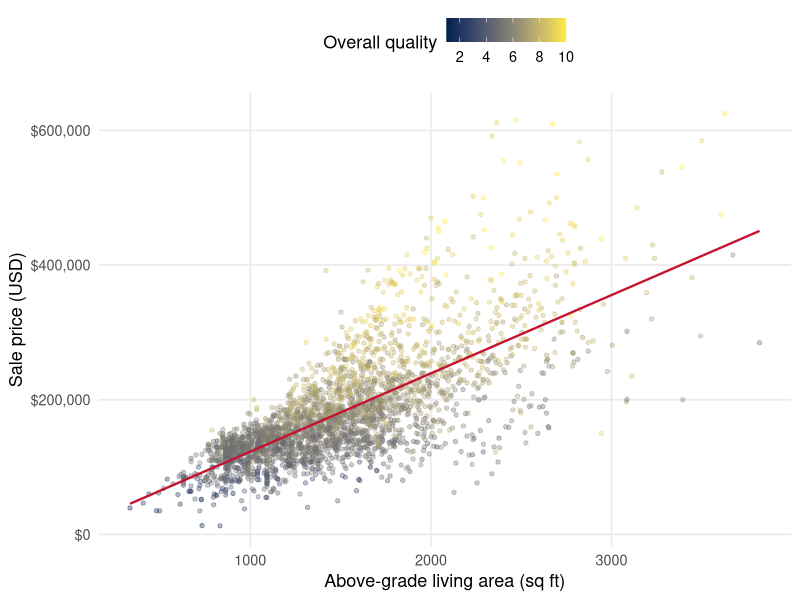
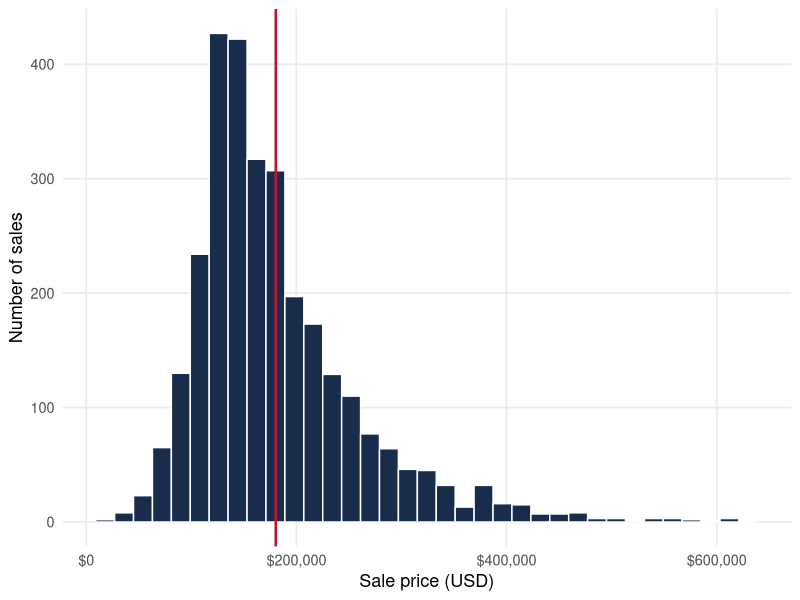
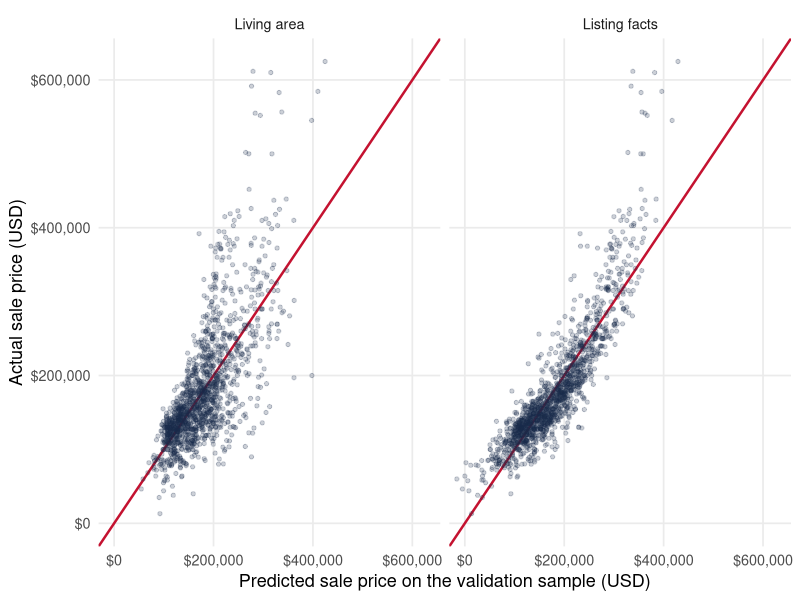
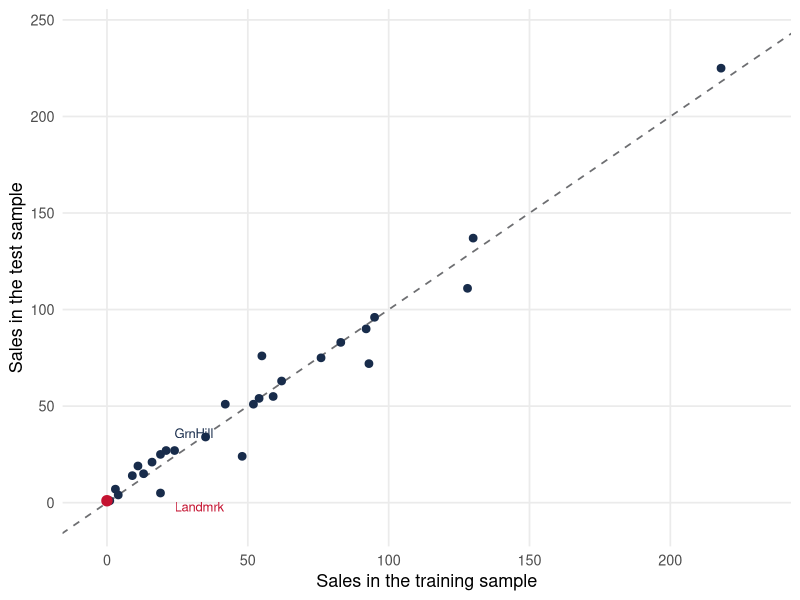
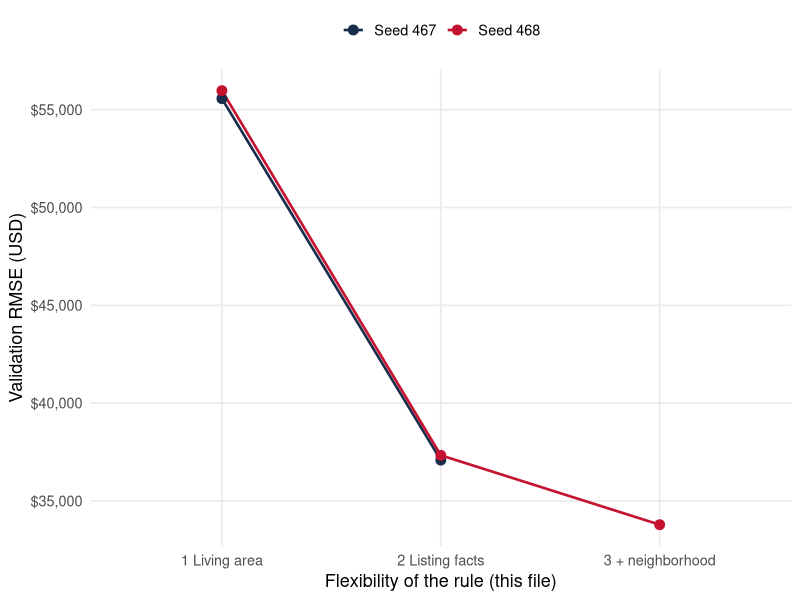
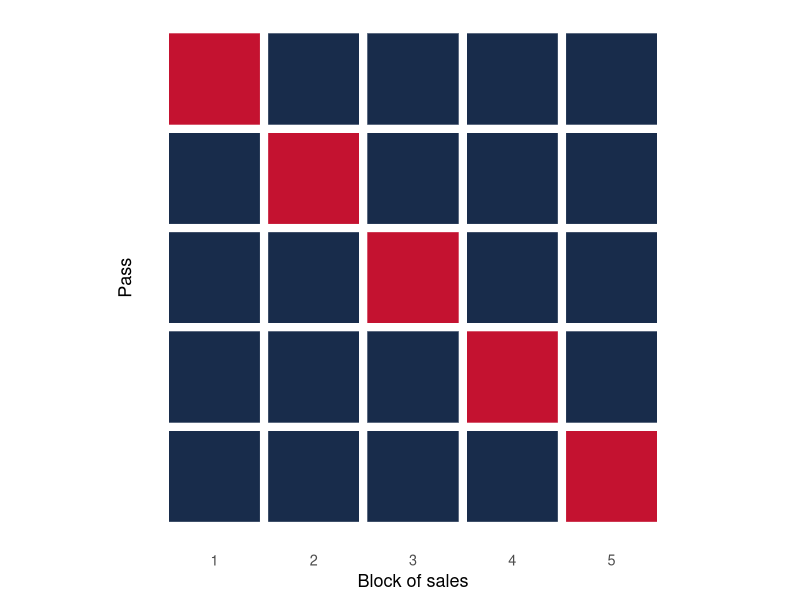
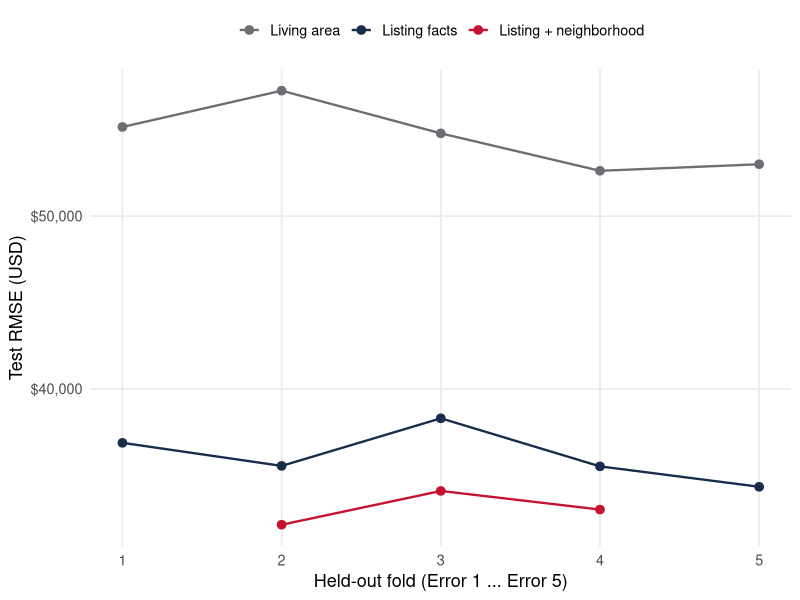
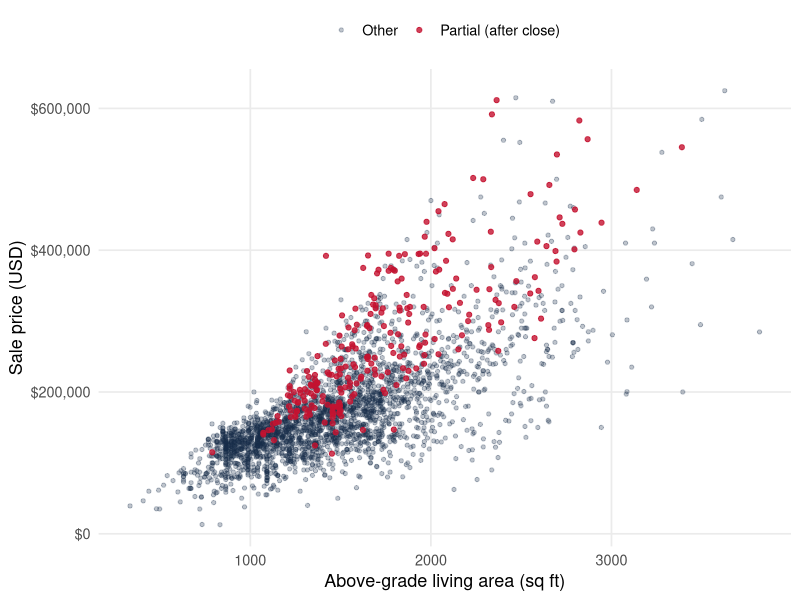

Write R code to recreate these figures, in order.
## ---- chunk 1
#| label: setup
options(scipen = 999)
library(readr)
library(dplyr)
library(ggplot2)

theme_lab <- function() {
  theme_minimal(base_size = 13) +
    theme(
      panel.grid.minor = element_blank(),
      plot.title = element_text(face = "bold", size = 14),
      legend.position = "top"
    )
}
col_ink <- "#182C4B"
col_red <- "#C41230"
col_grey <- "#6D6E71"
usd <- scales::label_dollar(accuracy = 1)
## ---- chunk 2
#| label: intro-problem
######################################
# Introduction to the business problem
######################################
# Business problem:
# The Ames City Assessor's Office used 2,925 residential sales from 2006 to 2010
# to keep its valuation model current. Mean sale is about $180,000. The office
# still has to put a number on a house that is not in this file, using only facts
# it would have before the sale closes.
#
# A common rule is living area. In this file overall quality moves tens of
# thousands of dollars; leaving it out will change the posted value. Partial and
# New sales sit around $275,000; the rest around $172,000. Those labels exist
# only after the deal is done. Twenty-eight neighborhoods can look good on one
# training sample and fail on the next.
#
# How the Monday tools help:
# Last week residual standard error was on the houses already in the fit. Monday:
# that training error is the wrong number to report for a house the office has
# not seen. Test error is the miss on rows the rule did not use to fit. We will
# estimate test error three ways you saw in class (ISLR Ch. 5, and Monday's
# validation hour): a validation set, leave-one-out CV, and k-fold CV. The goal
# is to lock a rule we can take to the next house, not to get a pretty fit on
# the 2,925 we already have.
#
# Description of variables (from the codebook in the case):
# - SalePrice: sale price in dollars (the outcome)
# - Gr.Liv.Area: above-grade living area in square feet
# - Overall.Qual: overall material and finish, 1 to 10
# - Full.Bath, Garage.Cars, Year.Built: listing facts
# - Neighborhood: 28 names in Ames
# - Sale.Condition, Sale.Type: recorded at closing (Partial, New)
#
# Source: De Cock (2011), Ames housing; OpenIntro extract. Five sales with
# living area above 4,000 sq ft are already out.
#
# Think: 1) What would you explore before you post a number?
#        2) What is the outcome, and which columns would you have before close?
## ---- chunk 3
#| label: load
#############################
# Loading packages and data
#############################
ames <- read_csv("data/ames_housing.csv", show_col_types = FALSE)
ames$Garage.Cars[is.na(ames$Garage.Cars)] <- 0
ames$Kitchen.Qual[ames$Kitchen.Qual == "Po"] <- "Fa"

nrow(ames)                 # Why? Confirm n matches the case (2,925).
mean(ames$SalePrice)       # Why? The case asks you to report test MSE next to this mean.
sd(ames$SalePrice)
table(ames$Sale.Condition) # Partial is how the sale closed, not a listing fact.
## ---- chunk 4
#| label: plot-price-area
#| fig-height: 5.0
#| fig-width: 7.8
# Before running regressions, look at the comparables.
# Why? Visuals help check whether a living-area line is even plausible, and they
# communicate findings. Color is overall quality, the large listing lever in this file.
ggplot(ames, aes(Gr.Liv.Area, SalePrice, color = Overall.Qual)) +
  geom_point(alpha = 0.35, size = 1.2) +
  geom_smooth(method = "lm", se = FALSE, color = col_red, linewidth = 0.8) +
  scale_color_viridis_c(option = "cividis", breaks = c(2, 4, 6, 8, 10)) +
  scale_y_continuous(labels = usd) +
  labs(
    x = "Above-grade living area (sq ft)",
    y = "Sale price (USD)",
    color = "Overall quality"
  ) +
  theme_lab()
# Question: Does the red line fit well? Hold living area at about 1,500 sq ft.
# A quality-5 sale and a quality-8 sale are not in the same band. Any pattern
# the line is missing?
# Discuss: The case said leaving quality out will change the posted value.
# Roughly how many dollars sit between those two bands, next to the $180,000 mean?
# The house you will post is quality 6.
## ---- chunk 5
#| label: plot-price-hist
#| fig-height: 4.0
#| fig-width: 7.4
ggplot(ames, aes(SalePrice)) +
  geom_histogram(bins = 35, fill = col_ink, color = "white") +
  geom_vline(xintercept = mean(ames$SalePrice), color = col_red, linewidth = 0.9) +
  scale_x_continuous(labels = usd) +
  labs(x = "Sale price (USD)", y = "Number of sales") +
  theme_lab()
# Question: The red line is the mean, about $180,000. If a rule is typically
# $40,000 off on a house it did not use to fit, is that large or small here?
## ---- chunk 6
#| label: simple-lm
#############################
# Simple linear regression
#############################
# Simple linear regression estimates the relationship between one predictor and
# the outcome. Here, how sale price changes with living area.
# Why important? This is the common rule in the case. If the slope is small next
# to $180,000, living area barely moves the posted value; if it is large, the
# office cannot ignore square footage.
m_area_all <- lm(SalePrice ~ Gr.Liv.Area, data = ames)  # SalePrice = b0 + b1 * living area + e
summary(m_area_all)
# Interpret: What does the coefficient for Gr.Liv.Area tell us in dollars per
# square foot? Is it significant? R-squared shows explained variance on these
# 2,925 sales, not on a house that is not in the file.
# Business implication: Is a living-area-only asking price good enough, or is
# the residual still huge next to the $180,000 mean?
## ---- chunk 7
#| label: listing-lm
#############################
# Multiple linear regression
#############################
# Multiple regression includes several predictors to control for confounding.
# Why? The scatter already showed quality fanning at a given square footage.
# Isolating living area after quality is in the line is closer to how the office
# actually looks at a listing.
m_list_all <- lm(
  SalePrice ~ Gr.Liv.Area + Overall.Qual + Full.Bath + Garage.Cars + Year.Built,
  data = ames
)
summary(m_list_all)
# Interpret new coefficients: How does Overall.Qual affect sale price, in dollars
# per step, holding living area, baths, garage, and year? Did R-squared improve?
# Business implication: The case said leaving quality out will change the posted
# value. Does this coefficient agree, next to $180,000?
#
# Student exercise: Look at Full.Bath. Did the sign come out the way you would
# explain to an assessor ("add a bath, add dollars")? If not, what else in the
# line might baths be standing in for?
## ---- chunk 8
#| label: cv-header
####################################
# Estimating the miss on a new house
####################################
# These methods assess performance on unseen sales and estimate variability.
# Reference: ISLR 2nd edition, Chapter 5 (the pages assigned for Monday) and
# Monday's hour on training MSE, test MSE, and resampling.
#
# Cross-validation evaluates how well a rule generalizes by simulating prediction
# on held-out subsets.
# Why important in business analytics? Prevents treating a good fit on the 2,925
# sales we already have as a good value for the next house. The case is exactly
# that next house.
#
# On Monday the flexibility knob was extra columns (and, in the book, polynomial
# degree). Here the same idea, in this file:
#   1. Living area only          (too simple: underfit on the scatter)
#   2. Listing facts             (living area + quality + baths + garage + year)
#   3. Listing + 28 neighborhoods (more flexible; rare streets may not travel)
# Goal: Choose the rule that minimizes estimated test error, then post a number.
# Traditional in-sample comparison (R-squared, residual standard error) does not
# assess generalization. That was last week.
## ---- chunk 9
#| label: validation-set
# The Validation Set Approach (ISLR Ch. 5.1.1; Monday: shuffle, split, fit, score).
# Definition: Randomly split the sales into a training sample and a validation
# (test) sample. Fit on train. Evaluate MSE on validation.
# Advantages: Simple to implement.
# Disadvantages: High variability (depends on the split); potential bias if the
# training sample is small.
# Business note: Useful for a quick check, but repeat the split before you lock
# a valuation rule. The case already said one training sample is not enough.
set.seed(467)
n <- nrow(ames)
train_id <- sample.int(n, floor(0.5 * n))  # about half the sales to train
train <- ames[train_id, ]
test  <- ames[-train_id, ]
nrow(train)
nrow(test)

# Train a living-area rule. Score the sales it did not use to fit.
m_area <- lm(SalePrice ~ Gr.Liv.Area, data = train)
mean((test$SalePrice - predict(m_area, test))^2)
# The MSE formula: MSE = (1 / n_test) * sum (y_i - yhat_i)^2
# where y_i is the actual sale price, yhat_i is the predicted price, and n_test
# is the number of held-out sales.
# Why? Estimates generalization error. Lower is better out of sample.
# In this office: use it to compare rules you would take to a house not in the file.

# RMSE in dollars is easier to put next to the $180,000 mean.
sqrt(mean((test$SalePrice - predict(m_area, test))^2))

# Repeat for listing facts, then listing + neighborhood, to compare flexibility.
m_list <- lm(
  SalePrice ~ Gr.Liv.Area + Overall.Qual + Full.Bath + Garage.Cars + Year.Built,
  data = train
)
mean((test$SalePrice - predict(m_list, test))^2)
sqrt(mean((test$SalePrice - predict(m_list, test))^2))

m_nb <- lm(
  SalePrice ~ Gr.Liv.Area + Overall.Qual + Full.Bath + Garage.Cars + Year.Built + Neighborhood,
  data = train
)
nb_hat <- try(predict(m_nb, test), silent = TRUE)
if (inherits(nb_hat, "try-error")) {
  NA_real_  # a neighborhood in test was not in train, so this split cannot score 28 names
} else {
  ok <- !is.na(nb_hat)
  c(
    test_MSE = mean((test$SalePrice[ok] - nb_hat[ok])^2),
    scored = sum(ok),
    n_test = nrow(test)
  )
}
# Interpret: Did listing facts beat living area on test MSE? Did 28 names beat
# listing facts, or did predict() fail? Training residual will look better as
# you add columns. That is not the question. The question is test.
## ---- chunk 10
#| label: plot-pred-actual
#| fig-height: 4.8
#| fig-width: 8.2
# Why? The red line is y = x, a perfect prediction on the held-out sales.
# Underfit is a cloud that fans off that line (Monday: living-area underfit).
eval_df <- rbind(
  data.frame(rule = "Living area", predicted = predict(m_area, test), actual = test$SalePrice),
  data.frame(rule = "Listing facts", predicted = predict(m_list, test), actual = test$SalePrice)
)
eval_df$rule <- factor(eval_df$rule, levels = c("Living area", "Listing facts"))
ggplot(eval_df, aes(predicted, actual)) +
  geom_abline(slope = 1, intercept = 0, color = col_red, linewidth = 0.85) +
  geom_point(alpha = 0.22, size = 1.15, color = col_ink) +
  facet_wrap(~rule) +
  coord_cartesian(xlim = c(0, 625000), ylim = c(0, 625000)) +
  scale_x_continuous(labels = usd) +
  scale_y_continuous(labels = usd) +
  labs(
    x = "Predicted sale price on the validation sample (USD)",
    y = "Actual sale price (USD)"
  ) +
  theme_lab()
# Question: Does the line fit well on the left panel? Any pattern in the
# residuals for expensive houses? Which panel would you take to the next house?
## ---- chunk 11
#| label: plot-nbhd
#| fig-height: 5.0
#| fig-width: 7.4
# 28 neighborhoods are extra flexibility. predict() needs every test street to
# have appeared in train. Rare names sit on an axis.
nb_lev <- sort(unique(ames$Neighborhood))
nb_df <- data.frame(
  Neighborhood = nb_lev,
  n_train = as.integer(table(factor(train$Neighborhood, levels = nb_lev))),
  n_test  = as.integer(table(factor(test$Neighborhood,  levels = nb_lev)))
)
ggplot(nb_df, aes(n_train, n_test)) +
  geom_abline(slope = 1, intercept = 0, color = col_grey, linetype = "dashed", linewidth = 0.6) +
  geom_point(size = 2.3, color = col_ink) +
  geom_point(data = subset(nb_df, n_train == 0 | n_test == 0), color = col_red, size = 3.2) +
  annotate("text", x = 24, y = -2, label = "Landmrk", size = 3.3, color = col_red, hjust = 0) +
  annotate("text", x = 24, y = 36, label = "GrnHill", size = 3.3, color = col_ink, hjust = 0) +
  coord_cartesian(xlim = c(-4, max(nb_df$n_train) * 1.06), ylim = c(-10, max(nb_df$n_test) * 1.08)) +
  labs(x = "Sales in the training sample", y = "Sales in the test sample") +
  theme_lab()
# Question: Which street is on the axis with seed 467? GrnHill has two sales in
# the whole file; Landmrk has one. What happens to a 28-dummy rule on a street
# the training sample never saw?
## ---- chunk 12
#| label: second-split
# Different split to show variability (ISLR Fig. 5.2; Monday: a second 50/50).
# Why? Demonstrates how results change with a different random split, which is
# the main drawback of the validation set.
set.seed(468)
train_id2 <- sample.int(n, floor(0.5 * n))
train2 <- ames[train_id2, ]
test2  <- ames[-train_id2, ]

mse_val <- function(form, tr, te) {
  m <- lm(form, data = tr)
  yh <- try(predict(m, te), silent = TRUE)
  if (inherits(yh, "try-error")) return(NA_real_)
  ok <- !is.na(yh)
  mean((te$SalePrice[ok] - yh[ok])^2)
}
f_area <- SalePrice ~ Gr.Liv.Area
f_list <- SalePrice ~ Gr.Liv.Area + Overall.Qual + Full.Bath + Garage.Cars + Year.Built
f_nb   <- SalePrice ~ Gr.Liv.Area + Overall.Qual + Full.Bath + Garage.Cars + Year.Built + Neighborhood

val467 <- c(
  mse_val(f_area, train, test),
  mse_val(f_list, train, test),
  mse_val(f_nb,   train, test)
)
val468 <- c(
  mse_val(f_area, train2, test2),
  mse_val(f_list, train2, test2),
  mse_val(f_nb,   train2, test2)
)
data.frame(
  rule = c("Living area", "Listing facts", "Listing + neighborhood"),
  MSE_seed467 = val467,
  MSE_seed468 = val468,
  RMSE_seed467 = sqrt(val467),
  RMSE_seed468 = sqrt(val468)
)
# Compare to previous: Different MSE? Did neighborhood even score on both splits?
# Student exercise: Change seed to 469 and run the split again.
# Discuss: How does variability affect whether you lock 28 neighborhood names?
# In this office, average over several splits before you take a rule to the next house.
#
# Problems with the Validation Set approach (ISLR; Monday):
# 1) MSE can be highly variable depending on which sales landed in training.
# 2) Performance is worse when models are trained on fewer observations, so
#    validation MSE can overestimate the test error you would see with more data.
## ---- chunk 13
#| label: fig52
#| fig-height: 4.8
#| fig-width: 7.8
# Analog of ISLR Figure 5.2, in this file. Flexibility on the x-axis (three
# rules, simple to more flexible). Two random splits. If the two lines do not
# pick the same winner, you cannot lock from one validation set.
fig52 <- data.frame(
  flexibility = factor(
    rep(c("1 Living area", "2 Listing facts", "3 + neighborhood"), 2),
    levels = c("1 Living area", "2 Listing facts", "3 + neighborhood")
  ),
  split = rep(c("Seed 467", "Seed 468"), each = 3),
  rmse = sqrt(c(val467, val468))
)
ggplot(fig52, aes(flexibility, rmse, color = split, group = split)) +
  geom_line(linewidth = 0.9, na.rm = TRUE) +
  geom_point(size = 3, na.rm = TRUE) +
  scale_color_manual(values = c("Seed 467" = col_ink, "Seed 468" = col_red)) +
  scale_y_continuous(labels = usd) +
  labs(
    x = "Flexibility of the rule (this file)",
    y = "Validation RMSE (USD)",
    color = NULL
  ) +
  theme_lab()
# Question: What do you see? Is there consensus between the two splits about
# which rule has the lowest validation error? Monday's Figure-5.2 point: the
# quadratic often won, but not every split agreed. Same idea, Ames instead of mpg.
## ---- chunk 14
#| label: kfold
# k-Fold Cross-Validation (ISLR Ch. 5.1.3; Monday: k = 5 or 10).
# Definition: Split the sales into k blocks (folds). Train on k-1, test on the
# held-out fold, repeat k times, average the k MSEs.
# Advantages:
# - Lower variance than LOOCV (the k models are less correlated)
# - Computationally faster (k fits vs n)
# Disadvantages:
# - Slightly higher bias than LOOCV (each training sample is smaller than n-1)
# Common k = 5 or 10; balances the bias-variance trade-off.
# In business analytics: preferred on a file this size (n = 2,925). The case
# asked you to average test MSE across several training samples; this is that
# average. The number you report is the mean of the k MSEs, not the smallest,
# not the last (Monday).
#
# How the picture works: each block is the validation sample once. Cross-validation
# error = average(Error 1, Error 2, ..., Error k).
## ---- chunk 15
#| label: plot-kfold-schematic
#| fig-height: 3.6
#| fig-width: 5.4
kf <- expand.grid(pass = 1:5, block = 1:5)
kf$held <- kf$pass == kf$block
ggplot(kf, aes(block, 6 - pass, fill = held)) +
  geom_tile(color = "white", width = 0.92, height = 0.92) +
  scale_fill_manual(values = c("FALSE" = col_ink, "TRUE" = col_red), guide = "none") +
  coord_equal() +
  labs(x = "Block of sales", y = "Pass") +
  theme_lab() +
  theme(axis.text.y = element_blank(), panel.grid = element_blank())
# Question: On pass 3, which block is the test sample? How many times does each
# sale get to be in test across the five passes? Red is held out; ink is train.
## ---- chunk 16
#| label: cv5-loop
set.seed(467)
fold5 <- sample(rep(1:5, length.out = n))

cv_k <- function(form, fold) {
  k <- max(fold)
  vapply(1:k, function(j) {
    tr <- ames[fold != j, ]
    te <- ames[fold == j, ]
    mse_val(form, tr, te)
  }, numeric(1))
}

cv5_area <- cv_k(f_area, fold5)
cv5_list <- cv_k(f_list, fold5)
cv5_nb   <- cv_k(f_nb,   fold5)
data.frame(
  rule = c("Living area", "Listing facts", "Listing + neighborhood"),
  mean_test_MSE = c(mean(cv5_area, na.rm = TRUE), mean(cv5_list, na.rm = TRUE), mean(cv5_nb, na.rm = TRUE)),
  mean_test_RMSE = sqrt(c(mean(cv5_area, na.rm = TRUE), mean(cv5_list, na.rm = TRUE), mean(cv5_nb, na.rm = TRUE))),
  folds_scored = c(sum(!is.na(cv5_area)), sum(!is.na(cv5_list)), sum(!is.na(cv5_nb)))
)
# Interpret: Lowest mean test error for which rule? Did every fold score for
# neighborhood? Business: choose the parsimonious rule you can actually take
# to a street that might be missing from a training sample.
## ---- chunk 17
#| label: plot-cv5
#| fig-height: 4.6
#| fig-width: 7.6
cv5_plot <- data.frame(
  fold = rep(1:5, 3),
  rule = factor(
    rep(c("Living area", "Listing facts", "Listing + neighborhood"), each = 5),
    levels = c("Living area", "Listing facts", "Listing + neighborhood")
  ),
  rmse = sqrt(c(cv5_area, cv5_list, cv5_nb))
)
ggplot(cv5_plot, aes(fold, rmse, color = rule)) +
  geom_line(linewidth = 0.8, na.rm = TRUE) +
  geom_point(size = 2.6, na.rm = TRUE) +
  scale_color_manual(
    values = c(
      "Living area" = col_grey,
      "Listing facts" = col_ink,
      "Listing + neighborhood" = col_red
    )
  ) +
  scale_x_continuous(breaks = 1:5) +
  scale_y_continuous(labels = usd) +
  labs(x = "Held-out fold (Error 1 ... Error 5)", y = "Test RMSE (USD)", color = NULL) +
  theme_lab()
# Question: What do you see? Neighborhood has no point on a fold that could not
# score a street. The CV number is the average of the points that exist, not
# the lowest point. Would you lock 28 names from one fold that looked good?
## ---- chunk 18
#| label: close
#############################
# Information you would not have
#############################
# Monday: leakage is using a column you would not have at the moment of the
# decision. Partial and New are recorded at closing. They came in high in this
# file (~$275,000 vs ~$172,000). That does not mean they belong in a value for
# a house that has not closed.
train$Partial <- as.integer(train$Sale.Condition == "Partial")
train$New     <- as.integer(train$Sale.Type == "New")
test$Partial  <- as.integer(test$Sale.Condition == "Partial")
test$New      <- as.integer(test$Sale.Type == "New")
ames$Partial  <- as.integer(ames$Sale.Condition == "Partial")
ames$New      <- as.integer(ames$Sale.Type == "New")

m_close <- lm(
  SalePrice ~ Gr.Liv.Area + Overall.Qual + Full.Bath + Garage.Cars + Year.Built + Partial + New,
  data = train
)
c(
  listing_test_MSE = mse_val(f_list, train, test),
  close_test_MSE = mean((test$SalePrice - predict(m_close, test))^2)
)
coef(m_close)[c("Partial", "New")]
# Interpret: Did test MSE fall when Partial and New went in? Holding listing
# facts, how many dollars is Partial? Business implication: would you have that
# label on a house the office is valuing before it sells?
## ---- chunk 19
#| label: plot-partial
#| fig-height: 4.8
#| fig-width: 7.8
ames$partial_lab <- ifelse(ames$Sale.Condition == "Partial", "Partial (after close)", "Other")
ggplot(ames, aes(Gr.Liv.Area, SalePrice, color = partial_lab)) +
  geom_point(data = ames[ames$Sale.Condition != "Partial", ], alpha = 0.28, size = 1.15) +
  geom_point(data = ames[ames$Sale.Condition == "Partial", ], alpha = 0.8, size = 1.45) +
  scale_color_manual(values = c("Other" = col_ink, "Partial (after close)" = col_red)) +
  scale_y_continuous(labels = usd) +
  labs(x = "Above-grade living area (sq ft)", y = "Sale price (USD)", color = NULL) +
  theme_lab()
# Question: At the same living area, do the red points still sit above the ink
# cloud, or is Partial only "newer, larger houses"? Would you have the red
# label before the sale closes?
## ---- chunk 20
#| label: post
#############################
# Post the number
#############################
# Last in-class block is the decision in the case. Lock a rule you can defend
# with estimated test error, using only facts before close. Then predict.
new_house <- data.frame(
  Gr.Liv.Area = 1440,
  Overall.Qual = 6,
  Full.Bath = 2,
  Garage.Cars = 2,
  Year.Built = 1973
)
m_lock <- lm(f_list, data = train)  # listing facts; 28 names and Partial/New stay out
posted <- as.numeric(predict(m_lock, new_house))
posted
sqrt(mse_val(f_list, train, test))  # test RMSE next to the $180,000 mean
mean(ames$SalePrice)
# Interpret: Why is the post not the mean of the file? Next to $180,000, is the
# typical miss on held-out sales small enough to post without saying how wide
# the miss is? Did neighborhood dummies go into this lock? Did Partial?
## ---- chunk 21
#| label: plot-posted
#| fig-height: 4.2
#| fig-width: 7.4
ggplot(ames, aes(SalePrice)) +
  geom_histogram(bins = 35, fill = col_ink, color = "white") +
  geom_vline(xintercept = mean(ames$SalePrice), color = col_red, linewidth = 0.9) +
  geom_vline(xintercept = posted, color = col_grey, linewidth = 0.95, linetype = "dashed") +
  annotate("text", x = posted, y = 505, label = "Posted", hjust = 1.12, size = 3.4, color = col_grey) +
  annotate("text", x = mean(ames$SalePrice), y = 505, label = "Mean", hjust = -0.12, size = 3.4, color = col_red) +
  coord_cartesian(ylim = c(0, 530)) +
  scale_x_continuous(labels = usd) +
  labs(x = "Sale price (USD)", y = "Number of sales") +
  theme_lab()
## ---- chunk 22
#| label: loocv
# LOOCV (Leave-One-Out Cross-Validation) - ISLR Ch. 5.1.2; Monday: n fits, or
# the OLS shortcut.
# Definition: For n sales, train on n-1, test on the held-out one, repeat n
# times, average the n MSEs.
# Advantages:
# - Low bias (trains on almost all the data)
# - No randomness in the splits
# Disadvantages:
# - High variance (the n models are highly correlated)
# - Computationally expensive if you really refit n times (here n = 2,925)
# Why use? Nearly unbiased estimate of test error. For lm, ISLR p. 193: you do
# not run 2,925 regressions. One fit and the leverages (hatvalues) give the
# same number. Neighborhood with a one-sale street is a bad place for this
# shortcut; we do listing facts and living area only.
m_area_all <- lm(f_area, data = ames)
h_area <- hatvalues(m_area_all)
loocv_area <- mean(((ames$SalePrice - fitted(m_area_all)) / (1 - h_area))^2)

m_list_all2 <- lm(f_list, data = ames)
h_list <- hatvalues(m_list_all2)
loocv_list <- mean(((ames$SalePrice - fitted(m_list_all2)) / (1 - h_list))^2)

c(living_area_LOOCV = loocv_area, listing_LOOCV = loocv_list)
sqrt(c(living_area_LOOCV = loocv_area, listing_LOOCV = loocv_list))
# Interpret: Lowest for listing facts? Compare to the one validation split.
# Business: a nearly unbiased number, no shuffle. Still not a reason to put
# Partial in the rule.
## ---- chunk 23
#| label: tenfold
# 10-fold CV, same loop as 5-fold. Student exercise in L4: try K = 5. We already
# ran K = 5 in class; this is K = 10 on the same three rules.
set.seed(467)
fold10 <- sample(rep(1:10, length.out = n))
cv10_area <- cv_k(f_area, fold10)
cv10_list <- cv_k(f_list, fold10)
cv10_nb   <- cv_k(f_nb,   fold10)
data.frame(
  rule = c("Living area", "Listing facts", "Listing + neighborhood"),
  mean_test_MSE = c(mean(cv10_area, na.rm = TRUE), mean(cv10_list, na.rm = TRUE), mean(cv10_nb, na.rm = TRUE)),
  folds_scored = c(sum(!is.na(cv10_area)), sum(!is.na(cv10_list)), sum(!is.na(cv10_nb)))
)
# Interpret: Minimum still listing facts, or do 28 names win once you average
# ten blocks? Do all ten folds score? Compare to LOOCV: similar ranking, less
# drama than the two 50/50 splits.
# Student exercise: Does the rule you would lock change between K = 5 and K = 10?
#
# Bias-variance trade-off between LOOCV and k-fold (ISLR Ch. 5.1.3; Monday):
# LOOCV has low bias (trains on n-1) but high variance (n highly correlated models).
# k-fold (k = 10) has slightly higher bias (trains on 9/10 of the sales) but lower
# variance (10 less correlated models).
# Why prefer k-fold on this file? More stable test-error estimates, less risk of
# locking 28 names because one split looked good.
## ---- chunk 24
#| label: fig54
#| fig-height: 5.0
#| fig-width: 8.0
# Analog of ISLR Figure 5.4: estimated test error against flexibility, for
# more than one resampling method. The book uses polynomial degree; this file
# uses the three rules in the case.
fig54 <- rbind(
  data.frame(
    flexibility = c("1 Living area", "2 Listing facts", "3 + neighborhood"),
    method = "Validation 467",
    rmse = sqrt(val467)
  ),
  data.frame(
    flexibility = c("1 Living area", "2 Listing facts", "3 + neighborhood"),
    method = "Validation 468",
    rmse = sqrt(val468)
  ),
  data.frame(
    flexibility = c("1 Living area", "2 Listing facts", "3 + neighborhood"),
    method = "5-fold",
    rmse = sqrt(c(mean(cv5_area, na.rm = TRUE), mean(cv5_list, na.rm = TRUE), mean(cv5_nb, na.rm = TRUE)))
  ),
  data.frame(
    flexibility = c("1 Living area", "2 Listing facts", "3 + neighborhood"),
    method = "10-fold",
    rmse = sqrt(c(mean(cv10_area, na.rm = TRUE), mean(cv10_list, na.rm = TRUE), mean(cv10_nb, na.rm = TRUE)))
  )
)
fig54$flexibility <- factor(
  fig54$flexibility,
  levels = c("1 Living area", "2 Listing facts", "3 + neighborhood")
)
fig54$method <- factor(
  fig54$method,
  levels = c("Validation 467", "Validation 468", "5-fold", "10-fold")
)
ggplot(fig54, aes(flexibility, rmse, color = method, group = method)) +
  geom_line(linewidth = 0.9, na.rm = TRUE) +
  geom_point(size = 2.8, na.rm = TRUE) +
  scale_color_manual(
    values = c(
      "Validation 467" = col_grey,
      "Validation 468" = "#8AA8C4",
      "5-fold" = col_ink,
      "10-fold" = col_red
    )
  ) +
  scale_y_continuous(labels = usd) +
  labs(
    x = "Flexibility of the rule (this file)",
    y = "Estimated test RMSE (USD)",
    color = NULL
  ) +
  theme_lab()
# Question: What do you see in this graph? The two validation-set lines jump.
# The 5-fold and 10-fold lines sit closer. Living area is high on every method.
# Neighborhood jumps or goes missing. Which rule would you lock for the house
# that is not in the file?
# Discuss: What does all of this have to do with overfitting? Extra columns can
# look good on train and on a lucky split. Averaging several held-out blocks is
# how Monday told you to pick complexity. The case asked for that average
# before you post.
## ---- chunk 25
#| label: baths
# Full.Bath on the listing rule can change sign. That is not "add a bath, add
# dollars." It is baths once living area and quality are already in the line.
summary(m_list)$coefficients["Full.Bath", ]
aggregate(Overall.Qual ~ Full.Bath, data = ames, FUN = mean)
## ---- chunk 26
#| label: plot-baths
#| fig-height: 4.6
#| fig-width: 7.6
bath_df <- subset(ames, Full.Bath %in% c(1, 2, 3))
bath_df$baths <- factor(paste0(bath_df$Full.Bath, "-bath"), levels = c("1-bath", "2-bath", "3-bath"))
ggplot(bath_df, aes(factor(Overall.Qual), SalePrice, fill = baths)) +
  geom_boxplot(
    position = position_dodge(width = 0.75),
    outlier.alpha = 0.2, width = 0.65, color = col_ink
  ) +
  scale_fill_manual(values = c(col_ink, col_red, col_grey)) +
  scale_y_continuous(labels = usd) +
  labs(x = "Overall quality", y = "Sale price (USD)", fill = NULL) +
  theme_lab()
# Interpret: Inside a quality score, do two-bath boxes sit above one-bath boxes,
# or do they overlap? Business implication: if they overlap, a negative Full.Bath
# coefficient once quality is in the line is not a puzzle.
